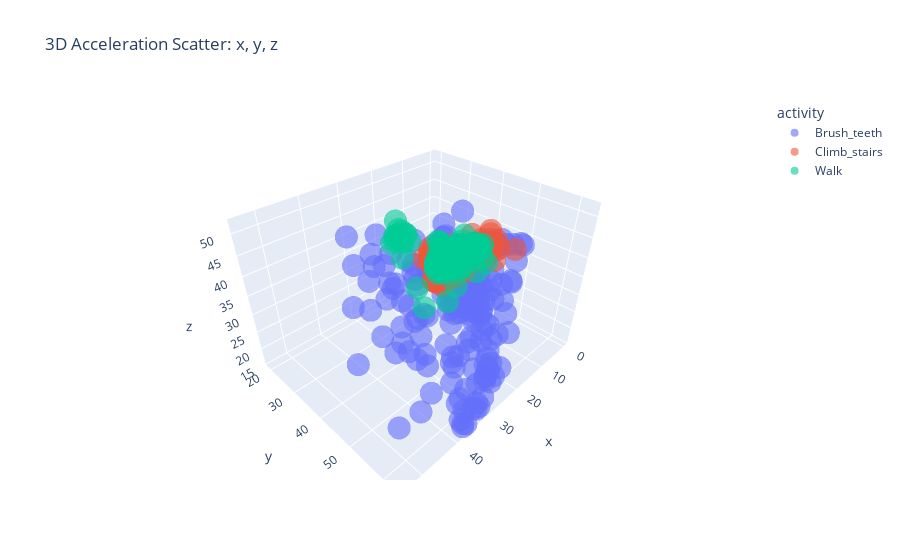

Write notebook code for a chart like this one.
### Code cell
fig = px.scatter_3d(sampled, x='x', y='y', z='z', color='activity',
                    title="3D Acceleration Scatter: x, y, z", opacity=0.6)
fig.show()

### Figure 1 — Plotly figure (JSON) as saved in the notebook; plotly's stock layout.template omitted (floating-point values rounded to 4 significant figures; data arrays with more than 128 entries replaced by an {"elided": "..."} marker saying what was removed)
{"data": [{"hovertemplate": "activity=Brush_teeth<br>x=%{x}<br>y=%{y}<br>z=%{z}<extra></extra>", "legendgroup": "Brush_teeth", "marker": {"color": "#636efa", "opacity": 0.6, "symbol": "circle"}, "mode": "markers", "name": "Brush_teeth", "scene": "scene", "showlegend": true, "type": "scatter3d", "x": {"elided": "200 int values"}, "y": {"elided": "200 int values"}, "z": {"elided": "200 int values"}}, {"hovertemplate": "activity=Climb_stairs<br>x=%{x}<br>y=%{y}<br>z=%{z}<extra></extra>", "legendgroup": "Climb_stairs", "marker": {"color": "#EF553B", "opacity": 0.6, "symbol": "circle"}, "mode": "markers", "name": "Climb_stairs", "scene": "scene", "showlegend": true, "type": "scatter3d", "x": {"elided": "200 int values"}, "y": {"elided": "200 int values"}, "z": {"elided": "200 int values"}}, {"hovertemplate": "activity=Walk<br>x=%{x}<br>y=%{y}<br>z=%{z}<extra></extra>", "legendgroup": "Walk", "marker": {"color": "#00cc96", "opacity": 0.6, "symbol": "circle"}, "mode": "markers", "name": "Walk", "scene": "scene", "showlegend": true, "type": "scatter3d", "x": {"elided": "200 int values"}, "y": {"elided": "200 int values"}, "z": {"elided": "200 int values"}}], "layout": {"legend": {"title": {"text": "activity"}, "tracegroupgap": 0}, "scene": {"domain": {"x": [0, 1], "y": [0, 1]}, "xaxis": {"title": {"text": "x"}}, "yaxis": {"title": {"text": "y"}}, "zaxis": {"title": {"text": "z"}}}, "title": {"text": "3D Acceleration Scatter: x, y, z"}}}
